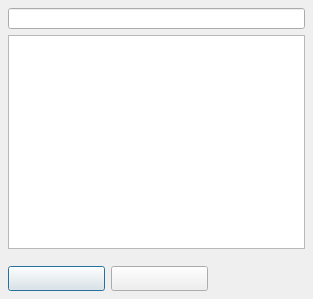
<?xml version="1.0" encoding="UTF-8"?>
<ui version="4.0">
  <class>MiniRunForm</class>
  <widget class="QDialog" name="MiniRunForm">
    <property name="geometry"><rect><x>0</x><y>0</y><width>313</width><height>299</height></rect></property>
    <property name="windowTitle"><string>MiniRunForm</string></property>
    <property name="vclBorderStyle" stdset="0"><string notr="true">bsSizeToolWin</string></property>
    <property name="vclPosition" stdset="0"><string notr="true">poDesigned</string></property>
    <property name="vclKeyPreview" stdset="0"><bool>true</bool></property>
    <property name="vclMinWidth" stdset="0"><number>300</number></property>
    <property name="vclMinHeight" stdset="0"><number>300</number></property>
    <property name="vclDesignWidth" stdset="0"><number>313</number></property>
    <property name="vclDesignHeight" stdset="0"><number>299</number></property>
    <widget class="QPushButton" name="OKButton">
      <property name="geometry"><rect><x>8</x><y>266</y><width>97</width><height>25</height></rect></property>
      <property name="vclAnchors" stdset="0"><string notr="true">akLeft,akBottom</string></property>
      <property name="text"><string></string></property>
      <property name="autoDefault"><bool>false</bool></property>
      <property name="vclKind" stdset="0"><string notr="true">bkOK</string></property>
      <property name="default"><bool>true</bool></property>
      <property name="vclModalResult" stdset="0"><string notr="true">mrOk</string></property>
      <property name="vclOnClick" stdset="0"><string notr="true">OKButtonClick</string></property>
    </widget>
    <widget class="QPushButton" name="CancelButton">
      <property name="geometry"><rect><x>111</x><y>266</y><width>97</width><height>25</height></rect></property>
      <property name="vclAnchors" stdset="0"><string notr="true">akLeft,akBottom</string></property>
      <property name="text"><string></string></property>
      <property name="autoDefault"><bool>false</bool></property>
      <property name="vclKind" stdset="0"><string notr="true">bkCancel</string></property>
      <property name="vclCancel" stdset="0"><bool>true</bool></property>
      <property name="vclModalResult" stdset="0"><string notr="true">mrCancel</string></property>
    </widget>
    <widget class="QListWidget" name="ListBox">
      <property name="geometry"><rect><x>8</x><y>35</y><width>297</width><height>214</height></rect></property>
      <property name="vclAnchors" stdset="0"><string notr="true">akLeft,akTop,akRight,akBottom</string></property>
    </widget>
    <widget class="QLineEdit" name="NameEdit">
      <property name="geometry"><rect><x>8</x><y>8</y><width>297</width><height>21</height></rect></property>
      <property name="vclAnchors" stdset="0"><string notr="true">akLeft,akTop,akRight</string></property>
    </widget>
  </widget>
  <tabstops>
    <tabstop>NameEdit</tabstop>
    <tabstop>ListBox</tabstop>
    <tabstop>OKButton</tabstop>
    <tabstop>CancelButton</tabstop>
  </tabstops>
  <resources><include location="../../resources/dfend.qrc"/></resources>
  <connections/>
</ui>
